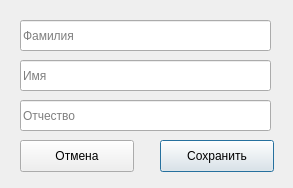
<?xml version="1.0" encoding="UTF-8"?>
<ui version="4.0">
 <class>Client</class>
 <widget class="QDialog" name="Client">
  <property name="geometry">
   <rect>
    <x>0</x>
    <y>0</y>
    <width>293</width>
    <height>188</height>
   </rect>
  </property>
  <property name="windowTitle">
   <string>Добавление нового клиента</string>
  </property>
  <widget class="QPushButton" name="save">
   <property name="geometry">
    <rect>
     <x>160</x>
     <y>140</y>
     <width>114</width>
     <height>32</height>
    </rect>
   </property>
   <property name="text">
    <string>Сохранить</string>
   </property>
  </widget>
  <widget class="QLineEdit" name="name">
   <property name="geometry">
    <rect>
     <x>20</x>
     <y>60</y>
     <width>251</width>
     <height>31</height>
    </rect>
   </property>
   <property name="mouseTracking">
    <bool>false</bool>
   </property>
   <property name="contextMenuPolicy">
    <enum>Qt::NoContextMenu</enum>
   </property>
   <property name="placeholderText">
    <string>Имя</string>
   </property>
  </widget>
  <widget class="QPushButton" name="cancel">
   <property name="geometry">
    <rect>
     <x>20</x>
     <y>140</y>
     <width>114</width>
     <height>32</height>
    </rect>
   </property>
   <property name="text">
    <string>Отмена</string>
   </property>
  </widget>
  <widget class="QLineEdit" name="surname">
   <property name="geometry">
    <rect>
     <x>20</x>
     <y>20</y>
     <width>251</width>
     <height>31</height>
    </rect>
   </property>
   <property name="placeholderText">
    <string>Фамилия</string>
   </property>
  </widget>
  <widget class="QLineEdit" name="middlename">
   <property name="geometry">
    <rect>
     <x>20</x>
     <y>100</y>
     <width>251</width>
     <height>31</height>
    </rect>
   </property>
   <property name="placeholderText">
    <string>Отчество</string>
   </property>
  </widget>
 </widget>
 <resources/>
 <connections/>
</ui>
